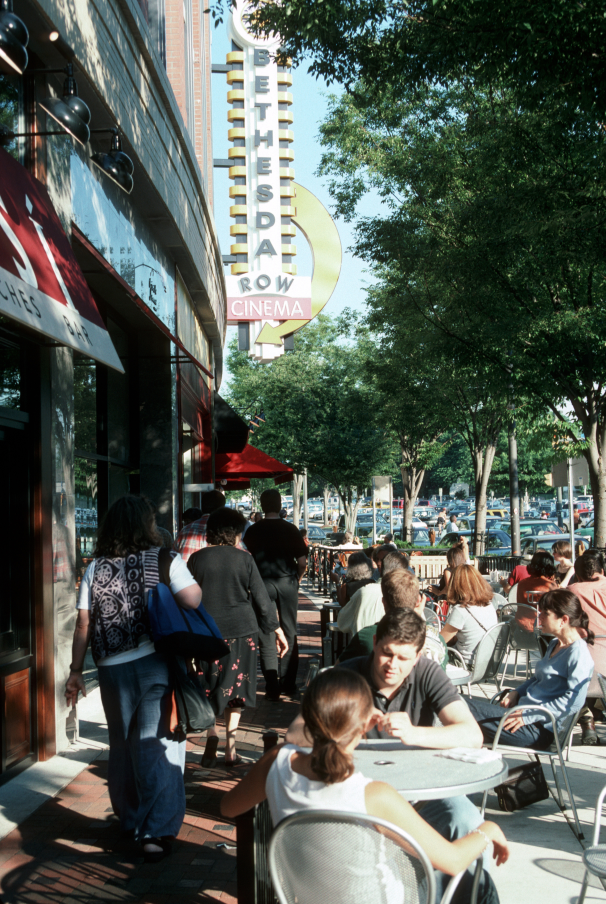
#> input picture vision/artifacts/smoke_inputs/dry_street.jpg, 2423 x 3616 px (shown at 1/4 size)
$ python -i water_segmentation.py   (imports and definitions only)   (older library calls are emulated)
#> lines starting #> are read from the running program, lines starting #| are printed output that depends on the picture; after the words box and inside, x2 and y2 are one past the last pixel; in counts of white or black regions, pixels touching at a corner belong together
"""Small OpenCV water-mask baseline.

This is deliberately a visual candidate mask, not a trained flood-segmentation
model. Its output is evidence for review and is always reported as baseline.
"""

from __future__ import annotations

from dataclasses import dataclass

import cv2
import numpy as np


@dataclass(frozen=True)
class WaterSegmentation:
    mask: np.ndarray
    score: float
    water_fraction: float
    lower_fraction: float
    largest_component_fraction: float
    water_color_fraction: float
    lower_red_blue_contrast: float
    roughness: float
    method: str = "opencv_baseline"


def _analysis_image(image_rgb: np.ndarray, max_width: int = 960) -> np.ndarray:
#> called with max_width = 960
    height, width = image_rgb.shape[:2]
    if width <= max_width:
        return image_rgb
    new_height = max(1, round(height * max_width / width))
    return cv2.resize(image_rgb, (max_width, new_height), interpolation=cv2.INTER_AREA)


def segment_water(image_rgb: np.ndarray) -> WaterSegmentation:
    small_rgb = _analysis_image(image_rgb)
    height, width = small_rgb.shape[:2]
    bgr = cv2.cvtColor(small_rgb, cv2.COLOR_RGB2BGR)
    hsv = cv2.cvtColor(bgr, cv2.COLOR_BGR2HSV)
#> hsv: shape (1433, 960, 3); mean H, S, V 59.5, 81.1, 99.9
    gray = cv2.cvtColor(bgr, cv2.COLOR_BGR2GRAY)

    y_grid = np.arange(height, dtype=np.float32)[:, None] / max(height - 1, 1)
    lower = np.broadcast_to(y_grid >= 0.28, (height, width))
    saturation = hsv[..., 1].astype(np.float32)
    value = hsv[..., 2].astype(np.float32)
    blue, green, red = [bgr[..., i].astype(np.float32) for i in range(3)]

    dx = cv2.Sobel(gray, cv2.CV_32F, 1, 0, ksize=3)
    dy = cv2.Sobel(gray, cv2.CV_32F, 0, 1, ksize=3)
    gradient = cv2.magnitude(dx, dy) / 8.0
    smooth_gradient = cv2.GaussianBlur(gradient, (0, 0), 2.0)
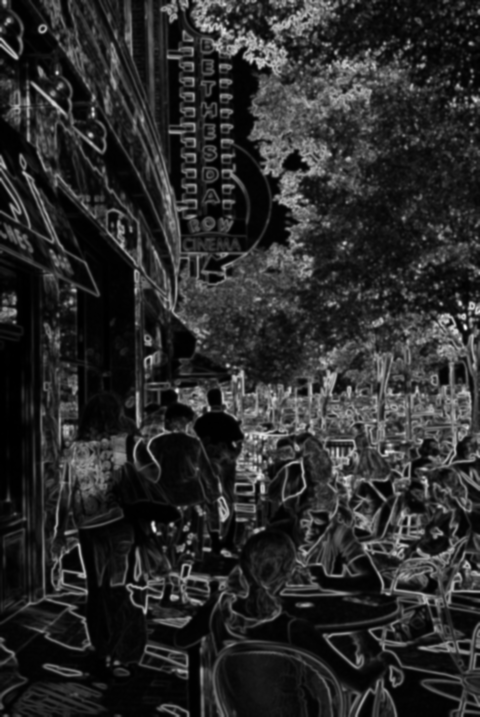
#> smooth_gradient: shape (1433, 960) float32 (shown at 1/2 size); min 0.12, max 57.82, mean 10; drawn with min black and max white
    lower_gradient = smooth_gradient[lower]
    gradient_limit = float(np.clip(np.percentile(lower_gradient, 58), 24.0, 78.0))
#> gradient_limit = 24

    # V1 deliberately favors visible brown/blue water chroma over generic gray
    # pavement; a neutral-color branch made dry streets fill the whole lower ROI.
    muddy = (red - blue > 8.0) & (red >= green * 0.96) & (saturation < 160)
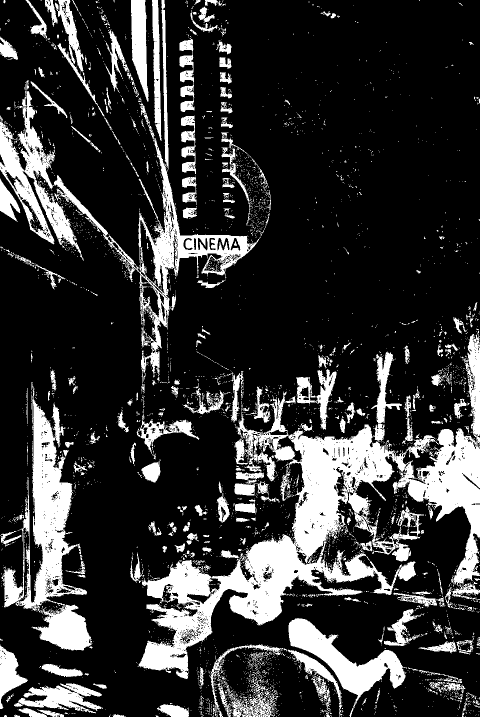
#> muddy: shape (1433, 960) bool (shown at 1/2 size); 20.7% white; 4185 white regions (3864 under 20 px), largest, box (x1, y1, x2, y2) and area: (275, 661, 960, 1358) 105791, (3, 764, 185, 1301) 30410, (108, 0, 521, 766) 22193
    cool = (blue - red > 8.0) & (saturation < 160)
#> cool: shape (1433, 960) bool; 21.5% white; 5805 white regions (5348 under 20 px), largest, box (x1, y1, x2, y2) and area: (440, 59, 664, 559) 40420, (74, 213, 279, 534) 21768, (330, 0, 391, 416) 14197
    vegetation = (green > red * 1.12) & (green > blue * 1.05) & (saturation > 40)
#> vegetation: shape (1433, 960) bool; 29.3% white; 6844 white regions (6585 under 20 px), largest, box (x1, y1, x2, y2) and area: (335, 0, 960, 803) 317306, (54, 499, 280, 901) 34293, (175, 1333, 344, 1433) 4570
    reflective = value > 35
#> reflective: shape (1433, 960) bool; 71% white; 2209 black regions (1915 under 20 px), largest, box (x1, y1, x2, y2) and area: (0, 369, 405, 1433) 130575, (552, 0, 960, 692) 115806, (0, 496, 103, 1247) 37127
    color_candidate = (muddy | cool) & ~vegetation & reflective
#> color_candidate: shape (1433, 960) bool; 37.2% white; 6070 white regions (5646 under 20 px), largest, box (x1, y1, x2, y2) and area: (51, 0, 651, 699) 157515, (219, 668, 960, 1358) 152499, (0, 789, 182, 1418) 39598
    texture_candidate = smooth_gradient <= gradient_limit
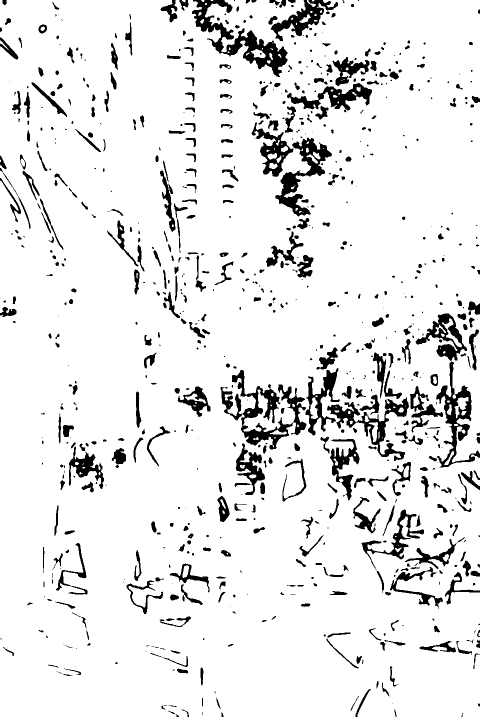
#> texture_candidate: shape (1433, 960) bool (shown at 1/2 size); 90.8% white; 804 black regions (307 under 20 px), largest, box (x1, y1, x2, y2) and area: (441, 740, 613, 899) 7921, (384, 0, 575, 154) 7645, (550, 275, 664, 433) 5230

    raw = (lower & color_candidate & texture_candidate).astype(np.uint8) * 255
#> raw: shape (1433, 960); 21.8% white; 5023 white regions (4629 under 20 px), largest, box (x1, y1, x2, y2) and area: (341, 909, 960, 1301) 53025, (0, 789, 179, 1305) 32387, (145, 401, 606, 699) 29925
    kernel = cv2.getStructuringElement(cv2.MORPH_ELLIPSE, (9, 9))
    mask = cv2.morphologyEx(raw, cv2.MORPH_CLOSE, kernel)
#> mask: shape (1433, 960); 31.8% white; 771 white regions (693 under 20 px), largest, box (x1, y1, x2, y2) and area: (189, 676, 960, 1433) 265774, (0, 401, 608, 1418) 132587, (0, 401, 199, 592) 19439
    mask = cv2.morphologyEx(mask, cv2.MORPH_OPEN, cv2.getStructuringElement(cv2.MORPH_ELLIPSE, (5, 5)))
#> mask: shape (1433, 960); 31% white; 96 white regions (7 under 20 px), largest, box (x1, y1, x2, y2) and area: (189, 680, 960, 1433) 255336, (0, 596, 270, 1399) 65011, (148, 401, 607, 753) 53917

    component_count, labels, stats, _ = cv2.connectedComponentsWithStats(mask, 8)
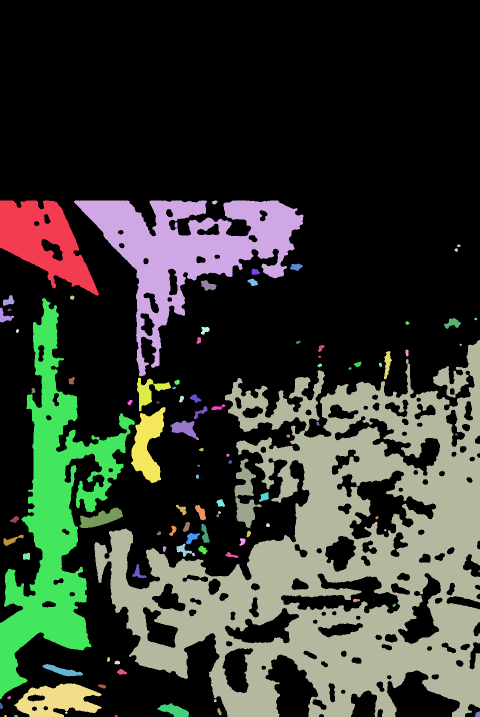
#> labels: shape (1433, 960) int32 (shown at 1/2 size); 97 distinct labels, from 0 to 96; one colour per label, 0 black
#> component_count = 97; stats = 97 rows, first 6: [0, 0, 960, 1433, 949586], [0, 401, 198, 190, 19323], [148, 401, 459, 352, 53917], [424, 401, 11, 8, 62], [914, 489, 7, 5, 27], [909, 496, 7, 8, 38]
    min_area = max(80, int(height * width * 0.0025))
    selected = np.zeros_like(mask)
    component_areas: list[int] = []
    for label in range(1, component_count):
        area = int(stats[label, cv2.CC_STAT_AREA])
        if area < min_area:
            continue
        x = int(stats[label, cv2.CC_STAT_LEFT])
        y = int(stats[label, cv2.CC_STAT_TOP])
        w = int(stats[label, cv2.CC_STAT_WIDTH])
        h = int(stats[label, cv2.CC_STAT_HEIGHT])
        touches_bottom = y + h >= height * 0.86
        broad_enough = w >= width * 0.08 or h >= height * 0.15
        if touches_bottom or broad_enough:
            selected[labels == label] = 255
            component_areas.append(area)
#> this loop made 96 passes
#> area on passes 3 to 10: 62, 27, 38, 248, 156, 193, 400, 288
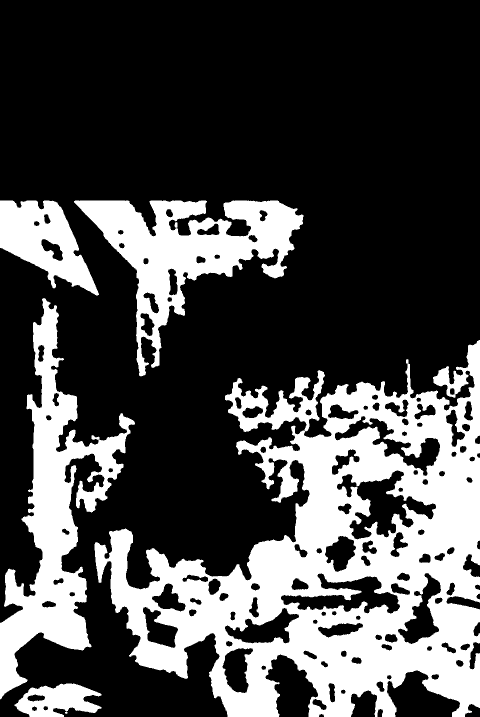
#> selected: shape (1433, 960) (shown at 1/2 size); 29.1% white; 5 white regions, box (x1, y1, x2, y2) and area: (189, 680, 960, 1433) 255336, (0, 596, 270, 1399) 65011, (148, 401, 607, 753) 53917, (0, 401, 198, 591) 19323, (29, 1367, 203, 1433) 7206
#> after the loop, component_areas = [19323, 53917, 65011, 255336, 7206]

    if not component_areas:
        selected = np.zeros_like(mask)
    else:
        selected = cv2.morphologyEx(selected, cv2.MORPH_CLOSE, kernel)
#> selected: shape (1433, 960); 29.2% white; 9 white regions (4 under 20 px), largest, box (x1, y1, x2, y2) and area: (189, 680, 960, 1433) 255683, (0, 596, 270, 1399) 65086, (148, 401, 607, 753) 53976, (0, 401, 198, 591) 19323, (29, 1367, 203, 1433) 7224

    mask_fraction = float(np.mean(selected > 0))
#> mask_fraction = 0.292
    lower_fraction = float(np.mean(selected[int(height * 0.55) :] > 0))
#> lower_fraction = 0.505
    largest_fraction = float(max(component_areas, default=0) / max(height * width, 1))
#> largest_fraction = 0.186
    selected_pixels = selected > 0
    water_color = (np.abs(red - blue) > 8.0) & (saturation < 160)
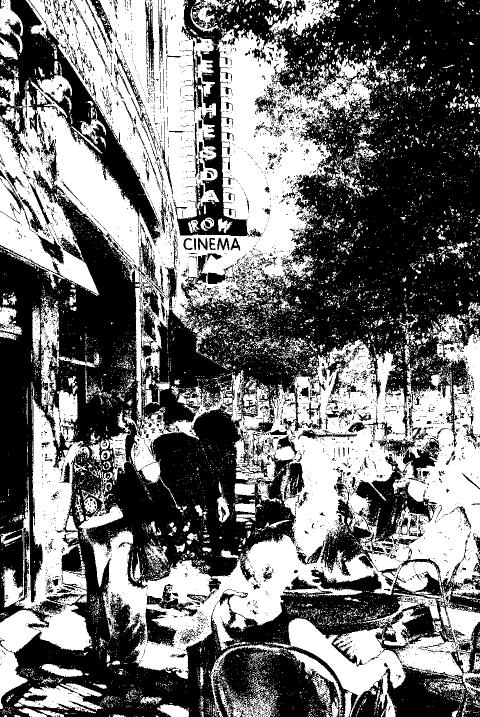
#> water_color: shape (1433, 960) bool (shown at 1/2 size); 45.2% white; 9413 white regions (8863 under 20 px), largest, box (x1, y1, x2, y2) and area: (51, 0, 783, 856) 206719, (157, 627, 960, 1358) 187909, (0, 764, 185, 1418) 42180
    water_color_fraction = float(np.mean(water_color[selected_pixels])) if np.any(selected_pixels) else 0.0
#> water_color_fraction = 0.788
    lower_red_blue_contrast = float(np.mean((red - blue)[int(height * 0.55) :]))
#> lower_red_blue_contrast = 7.24
    roughness = float(np.mean(smooth_gradient[selected > 0])) if np.any(selected) else float(np.mean(smooth_gradient))
#> roughness = 10.92
    low_texture_score = float(np.clip((65.0 - roughness) / 65.0, 0.0, 1.0))
#> low_texture_score = 0.832
    extent_score = float(np.clip(largest_fraction / 0.20, 0.0, 1.0))
#> extent_score = 0.928
    lower_score = float(np.clip(lower_fraction / 0.60, 0.0, 1.0))
#> lower_score = 0.842
    score = float(np.clip(0.42 * extent_score + 0.34 * lower_score + 0.24 * low_texture_score, 0.0, 1.0))
#> score = 0.876

    if score < 0.22 or largest_fraction < 0.012 or lower_fraction < 0.018:
        selected = np.zeros_like(selected)
        mask_fraction = 0.0
        lower_fraction = 0.0
        largest_fraction = 0.0
        water_color_fraction = 0.0

    if selected.shape != image_rgb.shape[:2]:
        selected = cv2.resize(selected, (image_rgb.shape[1], image_rgb.shape[0]), interpolation=cv2.INTER_NEAREST)
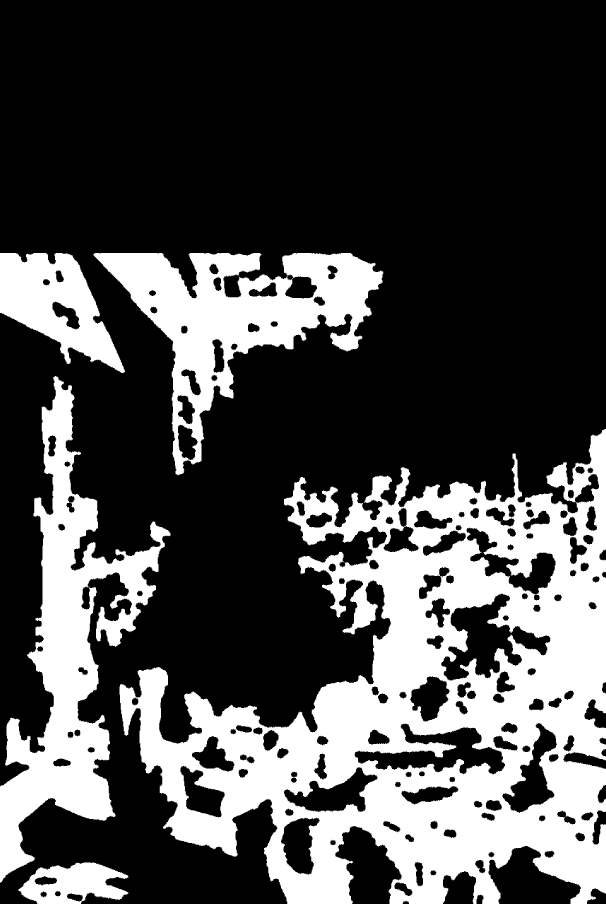
#> selected: shape (3616, 2423) (shown at 1/4 size); 29.2% white; 9 white regions (4 under 20 px), largest, box (x1, y1, x2, y2) and area: (478, 1716, 2423, 3616) 1627290, (0, 1504, 682, 3531) 414538, (374, 1012, 1533, 1901) 344160, (0, 1012, 500, 1492) 123287, (74, 3450, 513, 3616) 45977

    return WaterSegmentation(
        mask=selected,
        score=score,
        water_fraction=mask_fraction,
        lower_fraction=lower_fraction,
        largest_component_fraction=largest_fraction,
        water_color_fraction=water_color_fraction,
        lower_red_blue_contrast=lower_red_blue_contrast,
        roughness=roughness,
    )

>>> import cv2
>>> picture = cv2.cvtColor(cv2.imread('artifacts/smoke_inputs/dry_street.jpg'), cv2.COLOR_BGR2RGB)
>>> result = segment_water(picture)

$ run again, on vision/artifacts/smoke_inputs/flood_no_reference.jpg
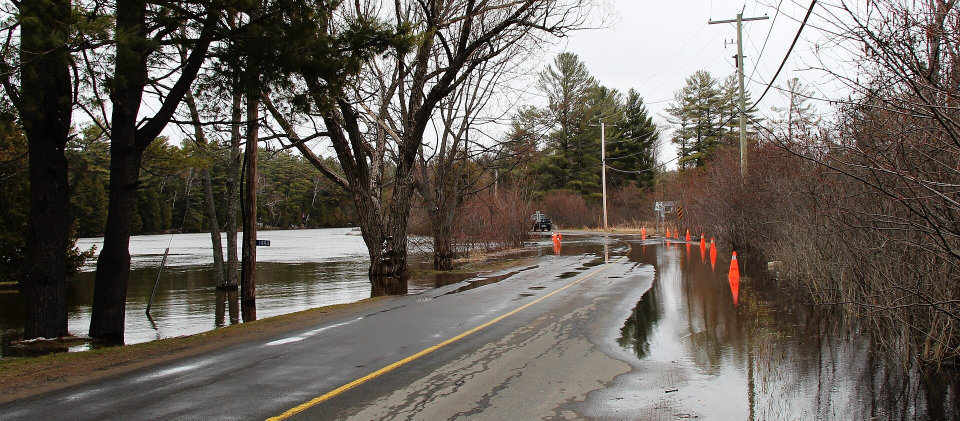
#> input picture vision/artifacts/smoke_inputs/flood_no_reference.jpg, 1920 x 841 px (shown at 1/2 size)
#> hsv: shape (420, 960, 3); mean H, S, V 42.4, 62.9, 105.6
#> gradient_limit = 24
#> muddy: shape (420, 960) bool; 50.1% white; 2723 black regions (2567 under 20 px), largest, box (x1, y1, x2, y2) and area: (0, 0, 415, 347) 67984, (416, 0, 935, 181) 52211, (0, 253, 607, 420) 28810
#> cool: shape (420, 960) bool; 1.6% white in thin lines or dots
#> vegetation: shape (420, 960) bool; 1.8% white in thin lines or dots
#> reflective: shape (420, 960) bool; 82.4% white; 2602 black regions (2487 under 20 px), largest, box (x1, y1, x2, y2) and area: (0, 0, 411, 358) 52441, (404, 19, 518, 175) 1905, (918, 354, 960, 420) 1634
#> color_candidate: shape (420, 960) bool; 46.8% white; 2001 white regions (1826 under 20 px), largest, box (x1, y1, x2, y2) and area: (0, 0, 960, 420) 169742, (64, 124, 111, 214) 1628, (59, 5, 117, 45) 563
#> texture_candidate: shape (420, 960) bool; 80.7% white; 147 black regions (55 under 20 px), largest, box (x1, y1, x2, y2) and area: (413, 0, 940, 172) 32213, (341, 45, 420, 168) 5728, (63, 0, 118, 153) 5272
#> raw: shape (420, 960); 37.1% white; 718 white regions (641 under 20 px), largest, box (x1, y1, x2, y2) and area: (0, 118, 960, 420) 119691, (258, 258, 635, 420) 21258, (68, 126, 111, 214) 1293
#> in segment_water, `component_count, labels, stats, _ = cv2.connectedComponentsWithStats(m..`:
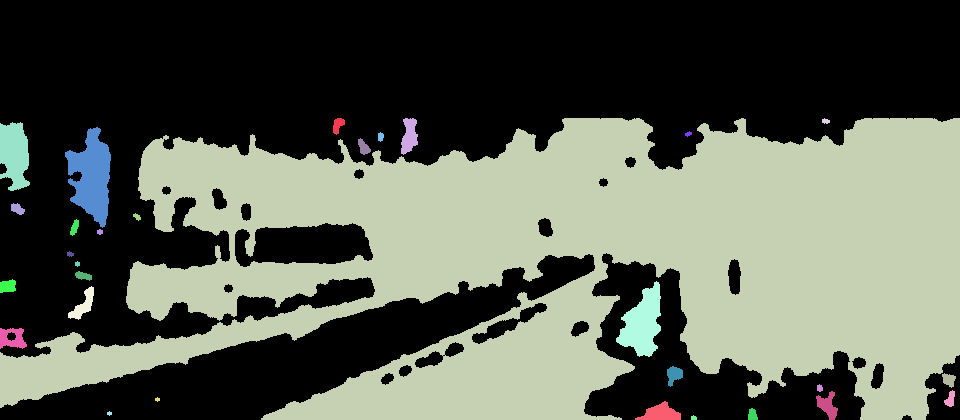
#> labels: shape (420, 960) int32; 31 distinct labels, from 0 to 30; one colour per label, 0 black
#> component_count = 31; stats = 31 rows, first 6: [0, 0, 960, 420, 221160], [333, 118, 12, 17, 129], [401, 118, 17, 37, 430], [0, 118, 960, 302, 172129], [822, 118, 8, 6, 34], [0, 122, 30, 69, 1570]
#> the loop in segment_water, `for label in range(1, component_count):` made 30 passes
#> area on passes 1, 2, 4, 7, 8, 9, 10, 11: 129, 430, 34, 26, 46, 130, 110, 37
#> after the loop in segment_water, `for label in range(1, component_count):`: component_areas = [172129, 1570, 2748, 1967]
#> mask_fraction = 0.443
#> lower_fraction = 0.567
#> largest_fraction = 0.427
#> selected_pixels: shape (420, 960) bool; 44.3% white; 5 white regions (2 under 20 px), largest, box (x1, y1, x2, y2) and area: (0, 118, 960, 420) 174195, (65, 127, 111, 228) 2758, (0, 122, 30, 191) 1570
#> water_color: shape (420, 960) bool; 52.9% white; 2962 black regions (2791 under 20 px), largest, box (x1, y1, x2, y2) and area: (0, 0, 353, 347) 58492, (416, 0, 929, 171) 47227, (0, 253, 607, 420) 28683
#> water_color_fraction = 0.89
#> lower_red_blue_contrast = 15.33
#> roughness = 10.41
#> low_texture_score = 0.84
#> extent_score = 1
#> lower_score = 0.946
#> score = 0.943
#> in segment_water, `selected = cv2.resize(selected, (image_rgb.shape[1], image_rgb.shape[0..`:
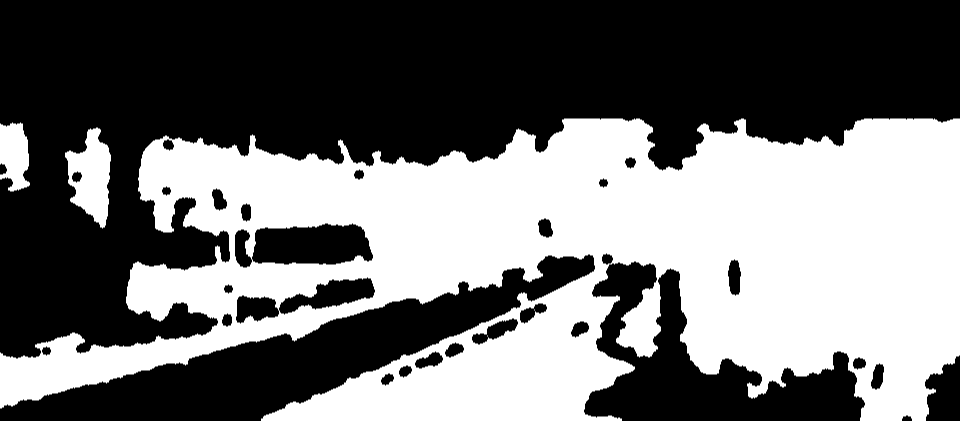
#> selected: shape (841, 1920) (shown at 1/2 size); 44.2% white; 5 white regions (2 under 20 px), largest, box (x1, y1, x2, y2) and area: (0, 237, 1920, 841) 696780, (130, 255, 222, 457) 11032, (0, 245, 60, 383) 6280
